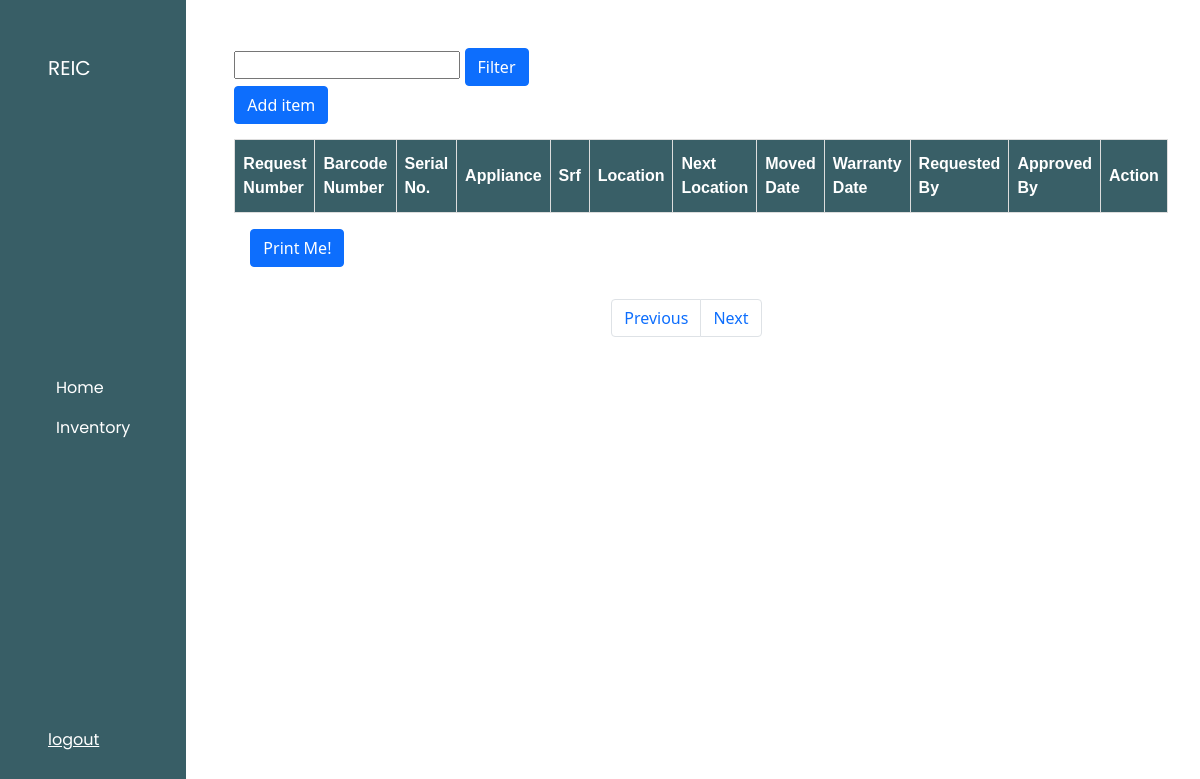
The page /user/request.php (signed in) on the database as committed earlier.
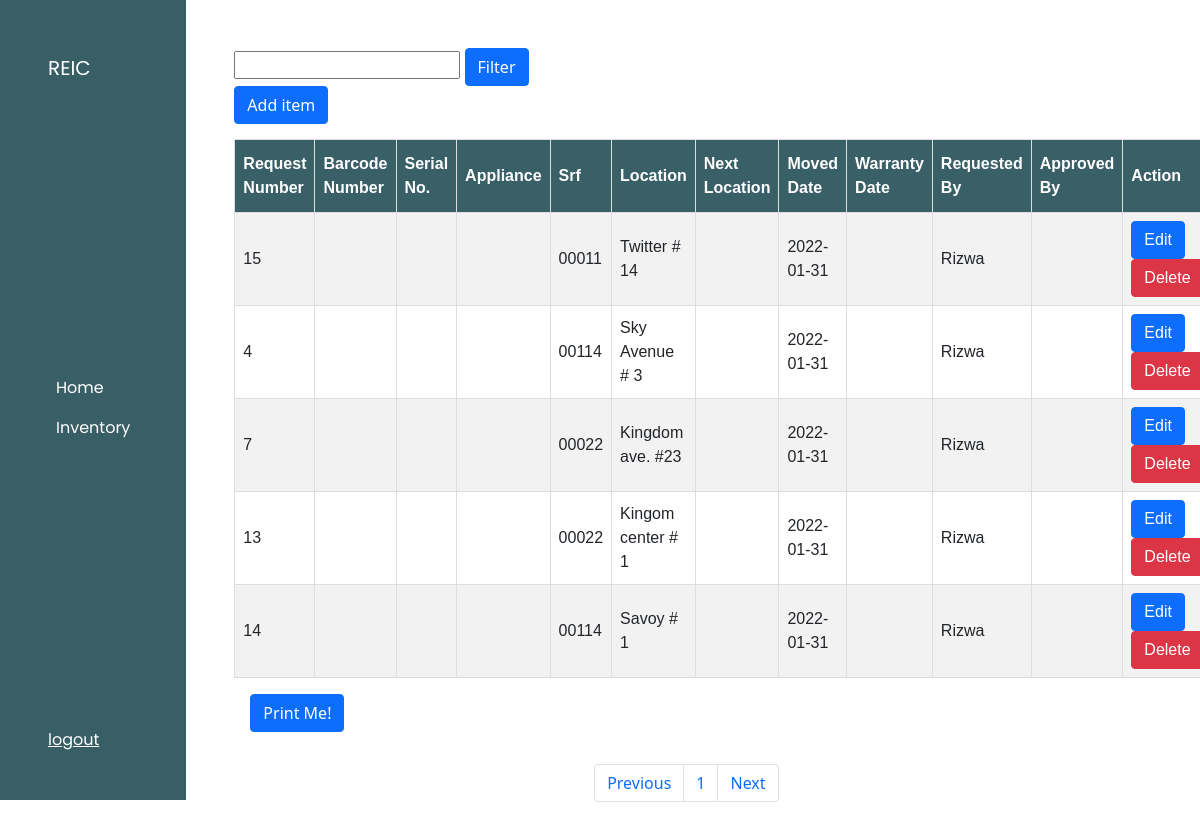
The same page on the database as committed later.
### tables this page shows
CREATE TABLE `request` (
  `request_id` int(5) NOT NULL,
  `srf` varchar(255) NOT NULL,
  `location` varchar(255) NOT NULL,
  `next_location` varchar(255) NOT NULL,
  `inventory_id` int(5) NOT NULL,
  `moved_date` varchar(255) NOT NULL,
  `requested_by` varchar(5) NOT NULL
);

### user/request.php (the view, shortened to what the changed rows need)
<!DOCTYPE html>
<html lang="en">
<head>
    <link rel="stylesheet" href="https://cdn.jsdelivr.net/npm/bootstrap@5.1.3/dist/css/bootstrap.min.css">
    <link rel="stylesheet" href="../css/user_styles/user_style.css">
</head>
<body>
<div class="d-flex flex-row dashboard">
    <div class="p-5 col-10">
                                    <?php
                                    include("../db/dbconn.php");
                                    $sql = "SELECT inventory_id, barcode_number, appliances FROM inventory WHERE Status = 'Available' ORDER BY date";
                                    $result = mysqli_query($dbconn, $sql);
                                    $number_of_results = mysqli_num_rows($result);
                                ?>
        <div id="printableArea">
            <table id="customers">
                <tr>
                <th>Request Number</th>
                <th>Barcode Number</th>
                <th>Serial No.</th>
                <th>Appliance</th>
                <th>Srf</th>
                <th>Location</th>
                <th>Next Location</th>
                <th>Moved Date</th>
                <th>Warranty Date</th>
                <th>Requested By</th>
                <th>Approved By</th>
                <th>Action</th>
                </tr>
                <?php
                include("../db/dbconn.php");
                $results_per_page = 15;
                $number_of_pages = ceil($number_of_results/$results_per_page);
                if(!isset($_GET['page'])){
                    $page = 1;
                }else{
                    $page = $_GET['page'];
                }
                $this_page_first_result = ($page-1)*$results_per_page;
                if (isset($_POST['btn-filter'])) {
                    $barcode = $_POST['barcode-scan'];
                    $sql = "SELECT request_id, inventory.barcode_number, inventory.serial_no ,inventory.appliances , srf, location,next_location, moved_date, inventory.barcode_number,
                    inventory.warranty_date ,requested_by, inventory.user FROM request INNER JOIN inventory on request.inventory_id=inventory.inventory_id AND inventory.barcode_number = '$barcode' ORDER BY date";
                            $result = mysqli_query($dbconn, $sql);
                            $number_of_results = mysqli_num_rows($result);
                            while ($row = mysqli_fetch_array($result)) {
                                echo "<tr><td class=row_".$row['request_id'].">".$row['request_id']."</td>
                                <td>".$row['barcode_number']."</td>
                                <td>".$row['serial_no']."</td>
                                <td>".$row['appliances']."</td>
                                <td>".$row['srf']."</td>
                                <td>".$row['location']."</td>
                                <td>".$row['next_location']."</td>
                                <td>".$row['moved_date']."</td>
                                <td>".$row['warranty_date']."</td>
                                <td>".$row['requested_by']."</td>
                                <td>".$row['user']."</td>
                                <td><button class='btn btn-primary btn_edit' data-toggle='modal' data-target='#editmodal' id='editbtn'>Edit</button>
                                <button class='btn btn-danger btn_delete' data-toggle='modal' data-target='#deletemodal'>Delete</button></td></tr>";
                            }
                }else{
                    $sql = "SELECT request_id, inventory.barcode_number, inventory.serial_no ,inventory.appliances , srf, location,next_location, moved_date, inventory.barcode_number,
                    inventory.warranty_date ,requested_by, inventory.user FROM request LEFT JOIN inventory on request.inventory_id=inventory.inventory_id ORDER BY date
                    LIMIT ".$this_page_first_result.",".$results_per_page;
                    $result = mysqli_query($dbconn, $sql);
                    while ($row = mysqli_fetch_array($result)) {
                        echo "<tr><td class=row_".$row['request_id'].">".$row['request_id']."</td>
                        <td>".$row['barcode_number']."</td>
                        <td>".$row['serial_no']."</td>
                        <td>".$row['appliances']."</td>
                        <td>".$row['srf']."</td>
                        <td>".$row['location']."</td>
                        <td>".$row['next_location']."</td>
                        <td>".$row['moved_date']."</td>
                        <td>".$row['warranty_date']."</td>
                        <td>".$row['requested_by']."</td>
                        <td>".$row['user']."</td>
                        <td><button class='btn btn-primary btn_edit' data-toggle='modal' data-target='#editmodal' id='editbtn'>Edit</button>
                        <button class='btn btn-danger btn_delete' data-toggle='modal' data-target='#deletemodal'>Delete</button></td></tr>";
                    }
                }
                ?>
            </table>
        </div>
            <nav aria-label="Page navigation example" class="pagination">
                    <ul class="pagination">
                <?php
                    for($page=1; $page<=$number_of_pages; $page++){
                        echo    '<li class="page-item">
                                <a class="page-link" href="request.php?page='.$page.'">'.$page.'</a>
                            </li>';
                    }
                ?>
                    </ul>
            </nav>
    </div>
</div>
</body>
</body>
</html>

Rows that differ between the two databases and show on the page:
added request: request_id "15", srf "00011", location "Twitter # 14", moved_date "2022-01-31", requested_by "Rizwa"
added request: request_id "4", srf "00114", location "Sky Avenue # 3", moved_date "2022-01-31", requested_by "Rizwa"
added request: request_id "7", srf "00022", location "Kingdom ave. #23", moved_date "2022-01-31", requested_by "Rizwa"
added request: request_id "13", srf "00022", location "Kingom center # 1", moved_date "2022-01-31", requested_by "Rizwa"
added request: request_id "14", srf "00114", location "Savoy # 1", moved_date "2022-01-31", requested_by "Rizwa"
Other text that changed with them:
new list line: "1"
